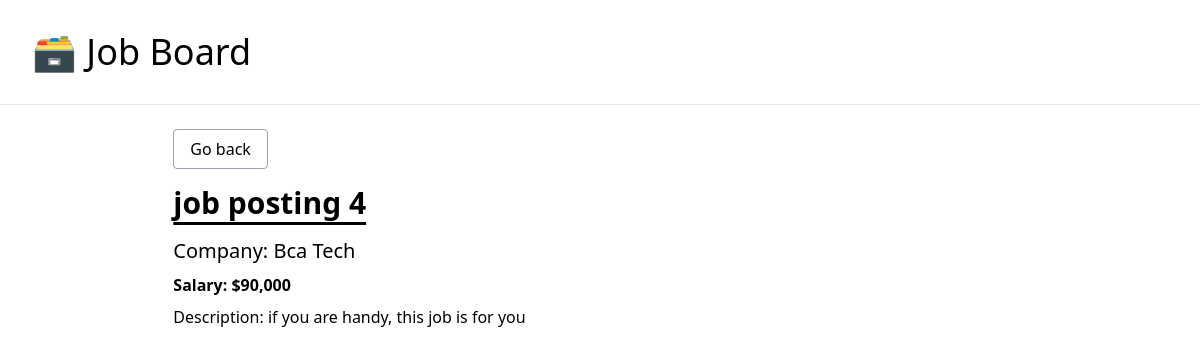
/job/4/, run on an earlier commit of the app's database.
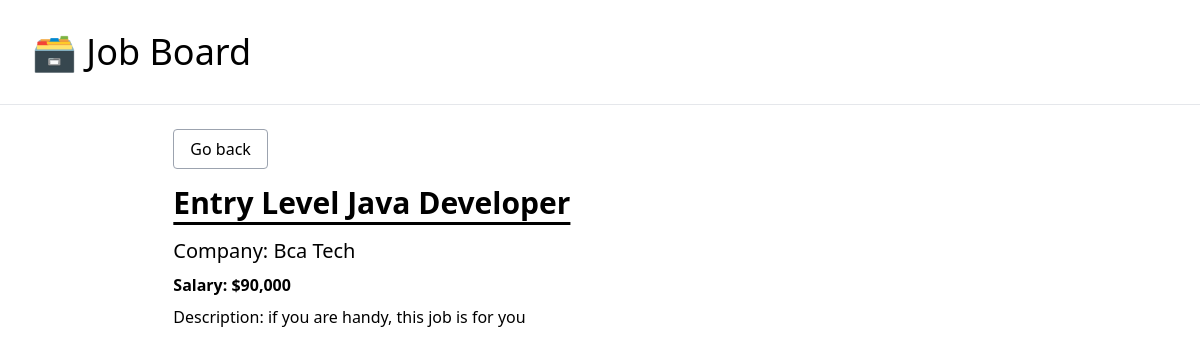
And on a later commit of the database.
### job_board/models.py (models this page shows, shortened)
class JobPost(models.Model):
    title = models.CharField(max_length=100)
    description = models.TextField()
    company = models.CharField(max_length=100)
    salary = models.IntegerField()
    is_active = models.BooleanField(default=False)

### job_board/views.py (the view)
# urls.py: path('job/<int:pk>/', job_detail, name='job-detail'),
def job_detail(request, pk):
    job_posting = get_object_or_404(JobPost, pk=pk, is_active=True)
    context = {
        'posting': job_posting
    }
    return render(request, 'job_board/detail.html', context)

### job_board/templates/job_board/detail.html
{% extends 'job_board/base.html' %} {% load humanize %} {% block content %}
<div class="w-10/12 mx-auto">
  <p class="pb-6">
    <a
      href="{% url 'home' %}"
      class="border border-gray-400 rounded px-4 py-2 hover:bg-gray-200"
      >Go back</a
    >
  </p>
  <h1 class="text-3xl font-semibold pb-4 underline underline-offset-8">
    {{posting.title}}
  </h1>
  <p class="pb-2 text-xl">Company: {{posting.company}}</p>
  <p class="pb-2 font-semibold">Salary: ${{posting.salary|intcomma}}</p>
  <p>Description: {{posting.description}}</p>
</div>
{% endblock content %}

What changed in the data, as far as the page shows it:
changed JobPost "Bca Tech": title "job posting 4" → "Entry Level Java Developer"
